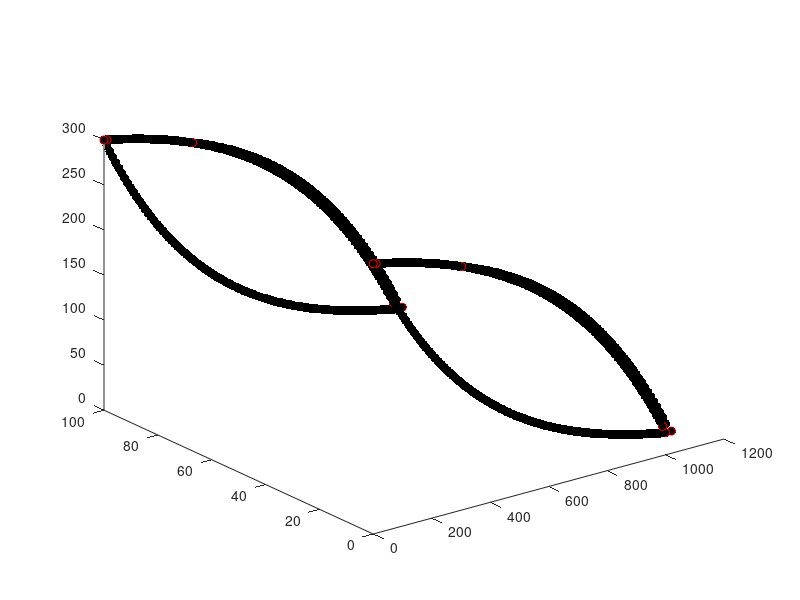

This chart was generated by the following MATLAB code:
%% Here's how the node list is going to be set up:
%  . == basal nodes
%  o == surface nodes
% (xxx) == node # in node list 
%
%       o(2*b+s+1)____
%      /              ____
% (2*b+1)  .(b+1)         ---_____             
%    o____                         --------____   (2*b + 2*s)        
%  ./         ------_________                ----____o
%  1\____                    ___________________    / \. (2*b)
%        \__________                            ---o  /(2*b + s)
%                   -----------____________________\./ (b)
%
%%
clear;clf;
% first: what are you going to call this poly file?
str = 'lense3D_endeb_better.poly';

x_nodes = 100;                           % number nodes in X-dir
L = 1000;                                % length of domain in X-dir
x = linspace(0,L,x_nodes);               % X-dir


% simple testing:
% bas = zeros(length(x),1);
% srf = 100*ones(length(x),1);
% srf = srf(2:end-1);
% xsrf = x(2:end-1);

basal = 300*exp(-x/400);            % basal position function
a =  -28.3223;                      % ???
n_basal = 2.37e-03;                 % ???
c = 328.3223;                       % ???
surface = a*exp(n_basal*x)+c;       % surface position function
surface = surface(2:end-1);         % trimming the surface topo
x_surface = x(2:end-1);             % x corresponding to # surface pts.
%% dz determination

debris_start = 300;
debris_thickness = 10;
xmax = max(x);


xdebris = x(x > debris_start);
zdebris = [surface(x_surface > debris_start) basal(end)];

%find the slope of the debris thickness increase
m = debris_thickness/(xmax - debris_start);
dz = m*(xdebris-debris_start); %y = mx, equal to thickness of debris on top of surface

zdebris = zdebris + dz; 
debris_end = [debris_thickness+xmax, basal(end)]; %[x, z]

xdebris = [xdebris debris_end(1)+debris_thickness]; %Make it a bit extra thick at the base by adding 1.5* debris thickness to x value
zdebris = [zdebris debris_end(2)];

glacier_width = 100;                        % width between Y0 / Y1 faces

n_basal = length(basal);        %num basal nodes
n_surface = length(surface);    %num surface nodes
n_debris = length(xdebris);

% useful corner nodes:

b1 = 1;
b2 = n_basal;
b3 = n_basal+1;
b4 = 2*n_basal;

s1 = 2*n_basal + 1;
s2 = 2*n_basal + n_surface;
s3 = 2*n_basal + n_surface + 1;
s4 = 2*n_basal + 2*n_surface;

d1 = 2*n_basal + 2*n_surface + 1;
d2 = 2*n_basal + 2*n_surface + n_debris;
d3 = 2*n_basal + 2*n_surface + n_debris + 1;
d4 = 2*n_basal + 2*n_surface + 2*n_debris;

ds1 = 2*n_basal + n_surface - n_debris + 3;
ds2 = 2*n_basal + 2*n_surface - n_debris + 3;

corners = [b1 b2 b3 b4 s1 s2 s3 s4 d1 d2 d3 d4 ds1 ds2];

%% ---------------------------- NODES ----------------------------------%%
nodes = NaN*ones(n_basal+n_basal+n_surface+n_surface+2*length(zdebris), 4);       % empty node matrix to be filled in

% BASAL nodes: ------------------------------------------------------------
% front side (step one, 1 to b):
for i = 1 : n_basal
    ii = i;
    nodes(i,1) = i;                 % this is the node number
    nodes(i,2) = x(ii);             % x
    nodes(i,3) = glacier_width;     % y, front face
    nodes(i,4) = basal(ii);         % z, basal
end;
% back side: (note the loop counter) (step two, b+1 to 2b)
for i = (n_basal+1) : (2*n_basal)
    ii = i-n_basal;
    nodes(i,1) = i;                 % this is the node number
    nodes(i,2) = x(ii);             % x
    nodes(i,3) = 0;                 % y, back face
    nodes(i,4) = basal(ii);           % z, basal
end;

% SURFACE nodes: ----------------------------------------------------------
% front side: (step 4, 2b+1 to 2b+s)
for i = (2*n_basal) + 1 : (2*n_basal) + n_surface
    ii = i-2*n_basal;
    nodes(i,1) = i;                 % this is the node number
    nodes(i,2) = x_surface(ii);          % x
    nodes(i,3) = glacier_width;                 % y, back face
    nodes(i,4) = surface(ii);           % z, surface
end;
% back side (bounds of loop are written this way for clarity): (step 5,
% 2b+s+1 to 2b+2s)
for i = (2*n_basal + n_surface) + 1 : (2*n_basal + 2*n_surface)
    ii = i-(2*n_basal)-n_surface;
    nodes(i,1) = i;                 % this is the node number
    nodes(i,2) = x_surface(ii);          % x
    nodes(i,3) = 0;                 % y, back face
    nodes(i,4) = surface(ii);           % z, surface
end;

% DEBRIS nodes: ----------------------------------------------------------
% front side:
for i = (2*n_basal + 2*n_surface) + 1 : (2*n_basal + 2*n_surface) + n_debris
    ii = i-2*n_basal-2*n_surface;               %incrementing through this section only
    nodes(i,1) = i;                 % this is the node number
    nodes(i,2) = xdebris(ii);     % x location of this node
    nodes(i,3) = glacier_width;     % y set to glacier width for all nodes
    nodes(i,4) = zdebris(ii);       % z, surface (I think this should be debris surface)
end;
% back side (bounds of loop are written this way for clarity):
for i = (2*n_basal + 2*n_surface + n_debris) + 1 : (2*n_basal + 2*n_surface) + 2*n_debris
    ii = i-(2*n_basal)-2*n_surface-n_debris; % incrementing through this section only
    nodes(i,1) = i;                 % this is the node number
    nodes(i,2) = xdebris(ii);     % x
    nodes(i,3) = 0;                 % y, back face
    nodes(i,4) = zdebris(ii);       % z, surface
end;

% PLOT for sanity check:
plot3(nodes(:,2)  ,nodes(:,3)  ,nodes(:,4),'k.', 'MarkerSize', 20); hold on;
plot3(nodes(corners,2)  ,nodes(corners,3)  ,nodes(corners,4),'ro'); hold on;

%% ---------------------------- FACETS ---------------------------------%%

% Z0 (basal) --------------------------------------------------------------
% z0 face first: you will have (b-1) quadrilateral faces
z0header = NaN*ones(n_basal-1,3); % 3 numbers make up a header
z0facets = NaN*ones(n_basal-1,5); % 1 number saying the number of nodes we'll have
                            % and 4 nodes comprising the actual facet
flag = 16;                  % Z0 flag;
                

for f = 1 : n_basal-1
                             % Here's what the header means:
    z0header(f,1) = 1;       % "1 facet follows this header"
    z0header(f,2) = 0;       % "with 0 attributes"?
    z0header(f,3) = flag;    % "and this (Z0 = 16) flag"

    z0facets(f,1) = 4;      % # of points to follow (4, it's a quadrilateral)
                            % "listed in this order" (follows right-hand
                            % rule, normal vector OUTWARD):
    z0facets(f,2) = f+1;             %   b+f----b+f+1
    z0facets(f,3) = f;               %   |   Z0   |
    z0facets(f,4) = f+n_basal;       %   |        |
    z0facets(f,5) = f+1+n_basal;     %   f------f+1
end;

% Z1 ice (surface) ------------------------------------------------------------
% z1 face next: you will have (s-1) + 1 (left side) + 1 (right side) quadrilateral faces
z1header = NaN*ones(1 + n_surface-1 + 1 ,3); % 3 numbers make up a header
z1facets = NaN*ones(1 + n_surface-1 + 1 ,4); % 1 number saying the number of nodes we'll have
                            % and 4 nodes comprising the actual facet
flag = 32;                  % Z1 flag;

% start w/ left side
z1header(1,1) = 1;
z1header(1,2) = 0;
z1header(1,3) = flag;

z1facets(1,1) = 4;                          %  (b+1)     (2b+s+1)
z1facets(1,2) = 1;                            %  ._________o
z1facets(1,3) = 2*n_basal + 1;                %  |         |
z1facets(1,4) = 2*n_basal + n_surface + 1;    %  |(1)      |
z1facets(1,5) = n_basal + 1;                  %  ._________o (2b+1)

counter = 2; % start after the first facet listed above

% loop over surface
for f = (2*n_basal + 1) : (2*n_basal + n_surface) - 1
    
                             % Here's what the header means:
    z1header(counter,1) = 1;       % "1 facet follows this header"
    z1header(counter,2) = 0;       % "with 0 attributes"?
    if (f >= ds1)
        flag = 0;
    end
    z1header(counter,3) = flag;    % "and this (Z0 = 16) flag"


    z1facets(counter,1) = 4;      % # of points to follow 
                            % "listed in this order" (follows right-hand
                            % rule, normal vector OUTWARD):
    z1facets(counter,2) = f;                %   f+s----f+s+1
    z1facets(counter,3) = f+1;              %   |        |
    z1facets(counter,4) = f+n_surface+1;    %   |        |
    z1facets(counter,5) = f+n_surface;      %   f------f+1
    
    counter = counter + 1;
end;

% end w/ right side
z1header(end,1) = 1;
z1header(end,2) = 0;
z1header(end,3) = 0;

z1facets(end,1) = 4;                            %  (2b+2s)   (2b)
z1facets(end,2) = n_basal;                      %  o_________.
z1facets(end,3) = 2*n_basal;                    %  |         |
z1facets(end,4) = 2*n_basal + 2*n_surface;      %  |(2b+s)   |
z1facets(end,5) = 2*n_basal + n_surface;        %  o_________. (b)

% Z1 debris (surface) ------------------------------------------------------------
% z1 face next: you will have (s-1) + 1 (left side) + 1 (right side) quadrilateral faces
z1debris_header = NaN*ones(1 + n_debris  ,3); % 3 numbers make up a header
z1debris_facets = NaN*ones(1 + n_debris  ,4); % 1 number saying the number of nodes we'll have
                            % and 4 nodes comprising the actual facet
flag = 32;                  % Z1 flag;

% start w/ left side
z1debris_header(1,1) = 1;
z1debris_header(1,2) = 0;
z1debris_header(1,3) = flag;

z1debris_facets(1,1) = 4;                          
z1debris_facets(1,2) = ds1-1;                         
z1debris_facets(1,3) = d1;                
z1debris_facets(1,4) = d3;   
z1debris_facets(1,5) = ds2-1;                 

counter = 2; % start after the first facet listed above

% loop over surface
for f = d1 : d2 - 1
    
                             % Here's what the header means:
    z1debris_header(counter,1) = 1;       % "1 facet follows this header"
    z1debris_header(counter,2) = 0;       % "with 0 attributes"?
    z1debris_header(counter,3) = flag;    % "and this (Z0 = 32) flag"


    z1debris_facets(counter,1) = 4;      % # of points to follow 
                            % "listed in this order" (follows right-hand
                            % rule, normal vector OUTWARD):
    z1debris_facets(counter,2) = f;                %   f+s----f+s+1
    z1debris_facets(counter,3) = f+1;              %   |        |
    z1debris_facets(counter,4) = f+n_debris+1;     %   |        |
    z1debris_facets(counter,5) = f+n_debris;       %   f------f+1
    
    counter = counter + 1;
end;

% last facet tucks under, connecting last debris node to last basal ice
% mode
flag = 16;
z1debris_header(end,1) = 1;
z1debris_header(end,2) = 0;
z1debris_header(end,3) = flag;

z1debris_facets(end,1) = 4;                          
z1debris_facets(end,2) = d4;                         
z1debris_facets(end,3) = d2;                
z1debris_facets(end,4) = b2;   
z1debris_facets(end,5) = b4;

% Y0 (front side) ---------------------------------------------------------
% on the front side you'll have (s-1) quadrilateral elements and (2)
% triangular elements (on the left and right sides -- deal w/ those last)
y0header = NaN*ones(n_surface-1,3); % 3 numbers make up a header
y0facets = NaN*ones(n_surface-1,5); % 1 number saying the number of nodes we'll have
                            % and 4 nodes comprising the actual facet
flag = 4;                   % Y0 flag;


% this is a really important array: 
%   the 1st column are front basal node numbers excluding the ends
%   the 2nd column are front surface node numbers:
indices = [[2:n_basal-1]' [2*n_basal+1:2*n_basal+n_surface]']; % call it I in the pic below

for f = 1 : n_surface-1
    y0header(f,1) = 1;
    y0header(f,2) = 0;
    y0header(f,3) = flag;

    y0facets(f,1) = 4;                   %  I(f,2)   I(f+1,2)
    y0facets(f,2) = indices(f,1);        %  o_________o
    y0facets(f,3) = indices(f+1,1);      %  |         |
    y0facets(f,4) = indices(f+1,2);      %  |I(f,1)   |
    y0facets(f,5) = indices(f,2);        %  ._________. I(f+1,1)
end

% Y1 (back side) ;) -------------------------------------------------------
% on the back side you'll have (s-1) quadrilateral elements and (2)
% triangular elements (on the left and right sides -- deal w/ those last)
y1header = NaN*ones(n_surface-1,3); % 3 numbers make up a header
y1facets = NaN*ones(n_surface-1,5); % 1 number saying the number of nodes we'll have
                            % and 4 nodes comprising the actual facet
flag = 8;                   % Y1 flag;


% this is a really important array: 
%   the 1st column are front basal node numbers excluding the ends
%   the 2nd column are front surface node numbers: (should maybe say "back"
%   not "front"?
indices = [[n_basal+2:n_basal+n_basal-1]' [2*n_basal+n_surface+1:2*n_basal+2*n_surface]']; % call it I in the pic below

for f = 1 : n_surface-1
    y1header(f,1) = 1;
    y1header(f,2) = 0;
    y1header(f,3) = flag;               % Note that outward normal is INTO
                                        % page for this order:
    y1facets(f,1) = 4;                  %  I(f,2)   I(f+1,2)
    y1facets(f,2) = indices(f+1,1);     %  o_________o
    y1facets(f,3) = indices(f,1);       %  |         |
    y1facets(f,4) = indices(f,2);       %  |I(f,1)   |
    y1facets(f,5) = indices(f+1,2);     %  ._________. I(f+1,1)
end

% Y0 / Y1 TRIANGULAR FACETS ON LEFT AND RIGHT SIDE ------------------------
% there are 4 of these

yTRIhead = NaN*ones(4,3);
yTRIface = NaN*ones(4,4); % now we have 3 pts defining a facet, so 4 cols

% Y0 (front) triangles
flag = 4;

% left:
yTRIhead(1,:) = [1 0 flag];
yTRIface(1,:) = [3      1       2       (2*n_basal+1)];    
% right:
yTRIhead(2,:) = [1 0 flag];
yTRIface(2,:) = [3      (n_basal-1)   n_basal       (2*n_basal+n_surface)];      

% Y1 (back) triangles 
flag = 8;

% left:
yTRIhead(3,:) = [1 0 flag];
yTRIface(3,:) = [3      (n_basal+2)   (n_basal+1)   (2*n_basal+n_surface+1)];    
% right:
yTRIhead(4,:) = [1 0 flag];
yTRIface(4,:) = [3      (2*n_basal)   (2*n_basal-1) (2*n_basal+2*n_surface)];

%% DEBRIS FACETS left / right side -----------------------------------------
% Y0D (front debris side) -------------------------------------------------
% on the front side you'll have (d-1) quadrilateral elements and (2)
% triangular elements (on the left and right sides -- deal w/ those last)
flag = 4;                   % Y0 flag;

% this is a really important array: 
%   the 1st column are front surface nodes excluding those before the
%   debris and at the ends
%   the 2nd column are the debris surface nodes excluding the start and the
%   end?
surf_indices = [(ds1:s2) b2]; %+1 for indexing, +1 to skip the first
debris_indices = [d1:d2-1]; %+1 for indexing, +1 to skip the first 

indices = [surf_indices' debris_indices']; % call it I in the pic below

%preallocate
y0header_debris = NaN*ones(length(indices)-1,3);
y0facets_debris = NaN*ones(length(indices)-1,5);

% Debris Y0
for f = 1 : length(indices)-1
    y0header_debris(f,1) = 1;
    y0header_debris(f,2) = 0;
    y0header_debris(f,3) = flag;

    y0facets_debris(f,1) = 4;                   %  I(f,2)   I(f+1,2)
    y0facets_debris(f,2) = indices(f,1);        %  o_________o
    y0facets_debris(f,3) = indices(f,2);      %  |         |
    y0facets_debris(f,4) = indices(f+1,2);      %  |I(f,1)   |
    y0facets_debris(f,5) = indices(f+1,1);        %  ._________. I(f+1,1)
end


% Y1D (back debris side) -------------------------------------------------
% on the front side you'll have (d-1) quadrilateral elements and (2)
% triangular elements (on the left and right sides -- deal w/ those last)
flag = 8;                   % Y1 flag;


% this is a really important array: 
%   the 1st column are front surface nodes excluding those before the
%   debris and at the ends
%   the 2nd column are the debris surface nodes excluding the start and the
%   end?

surf_indices = [(ds2:s4) b4];
debris_indices = [d3:d4-1];

indices = [surf_indices' debris_indices']; % call it I in the pic below

%preallocate
y1header_debris = zeros(length(indices)-1,3);
y1facets_debris = zeros(length(indices)-1,5);

% Debris Y0
for f = 1 : length(indices)-1
    y1header_debris(f,1) = 1;
    y1header_debris(f,2) = 0;
    y1header_debris(f,3) = flag;

    y1facets_debris(f,1) = 4;                   %  I(f,2)   I(f+1,2)
    y1facets_debris(f,2) = indices(f,1);        %  o_________o
    y1facets_debris(f,3) = indices(f+1,1);      %  |         |
    y1facets_debris(f,4) = indices(f+1,2);      %  |I(f,1)   |
    y1facets_debris(f,5) = indices(f,2);        %  ._________. I(f+1,1)
end

%% Figure out debris layer triangular facets

% Y0D / Y1D TRIANGULAR FACETS ON LEFT AND RIGHT SIDE ----------------------
% there are 4 of these

yTRIhead_debris = NaN*ones(4,3);
yTRIface_debris = NaN*ones(4,4); % now we have 3 pts defining a facet, so 4 cols

% Y0 (front) triangles
flag = 4;

% left:
yTRIhead_debris(1,:) = [1 0 flag];
yTRIface_debris(1,:) = [3 d1 ds1 ds1-1]; %not sure what the first numbers are here
% right:
yTRIhead_debris(2,:) = [1 0 flag];
yTRIface_debris(2,:) = [3 b2 d2-1 d2]; %what does the 3 mean

% Y1 (back) triangles 
flag = 8;

% left:
yTRIhead_debris(3,:) = [1 0 flag];
yTRIface_debris(3,:) = [3 d3 ds2-1 ds2];    
% right:
yTRIhead_debris(4,:) = [1 0 flag];
yTRIface_debris(4,:) = [3 d4 d4-1 b4];

%% BECAUSE C++ / TETGEN LIBRARY NUMBER EVERYTHING STARTING FROM 0, WE 
%  SUBTRACT 1 EVERYWHERE.

% concatenate all the header / facet lists for QUADRILATERAL ELEMENTS:
header4 = [z0header;
          z1header;
          z1debris_header;
          y0header;
          y1header;
          y0header_debris;
          y1header_debris];

facets4 = [z0facets;
          z1facets;
          z1debris_facets;
          y0facets;
          y1facets;
          y0facets_debris;
          y1facets_debris];

tri_facets = [yTRIface;
              yTRIface_debris];
          
tri_headers = [yTRIhead;
               yTRIhead_debris];

      
% now subtract 1 from the node list:
nodes(:,1) = nodes(:,1) - 1;
% now subtract 1 from the facets4 and yTRIface and yTRIface_debris lists:
facets4 (:,2:5) = facets4 (:,2:5) - 1;
tri_facets(:,2:4) = tri_facets(:,2:4) - 1;


%% NOW WE WRITE TO FILE
format short g
fid = fopen(str,'w');

% node header:
fmt    = '%d %d %d %d\n';
header = [length(nodes) 3   0   0];
fprintf(fid, fmt, header);

% write nodes:
fmt    = '%d %f %f %f\n';
for n = 1:length(nodes)
    fprintf(fid, fmt, nodes(n,:));
end;

% facet header:
n_facets = length(header4) + length(tri_headers); %why are we counting facets by headers
header = [n_facets 1];
fmt    = '%d %d\n';
fprintf(fid, fmt, header);

% write quadrilateral facets 
% (alternate header and facet row by row)
n_quads = length(header4);
fmthead  = '%d %d %d\n';
fmtfacet = '%d %d %d %d %d\n';
for n = 1:n_quads
    fprintf(fid, fmthead , header4(n,:));
    fprintf(fid, fmtfacet, facets4(n,:));
end;

% same for triangular elements:
n_tris = length(tri_headers);
fmtfacet = '%d %d %d %d\n';
for n = 1:n_tris
    fprintf(fid, fmthead , tri_headers(n,:));
    fprintf(fid, fmtfacet, tri_facets(n,:));
end;

% our mesh has 0 holes:
fprintf(fid, '%d\n', 0);

% number of regions?
REGIONS = 2; % ICE --- ROCK --- ICE
fprintf(fid, '%d\n', REGIONS);

% region description:
%         [region #     x0        y0                z0      nmat    maximum elem. size]
regions = [0            mean(x)   glacier_width/2   100     0           1e9;
           1            mean(x)   glacier_width/2   240     1           1e9];

fmt = '%d %f %f %f %d %f\n';
for n = 1:REGIONS
    fprintf(fid,fmt,regions(n,:));
end;
fclose(fid);
      












































